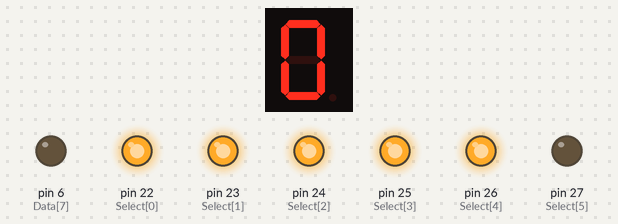
The sketch below on a simulated Arduino Mega 2560, built with avr-gcc and run on an emulated ATmega2560. Shown: 1-digit seven-segment display, output pins drawn as LEDs (lit = HIGH). Wiring (inferred from the names in the program): 1-digit 7-segment display, segments lit when HIGH: segments pin 13, pin 12, pin 11, pin 10, pin 9, pin 8, pin 7. The segment pins are drawn as the display they are named for; pins used as bus, display or sensor lines are not drawn.

Above: at 0.1 s.
At 1.1 s:
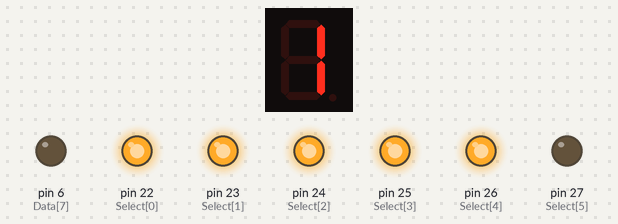
At 2.1 s:
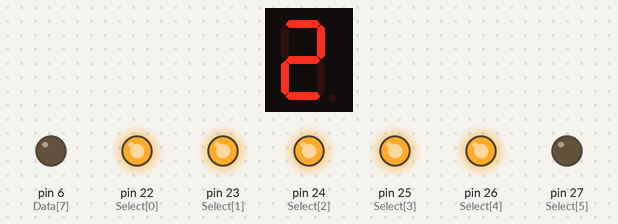
At 4.1 s:
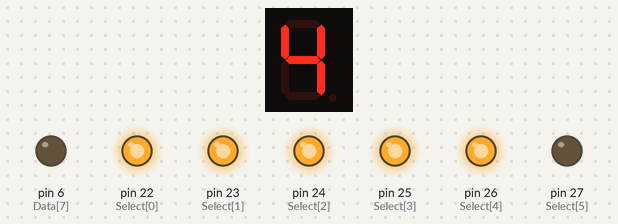
At 6.1 s:
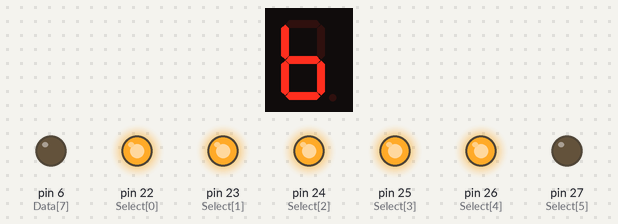
At 9.1 s:
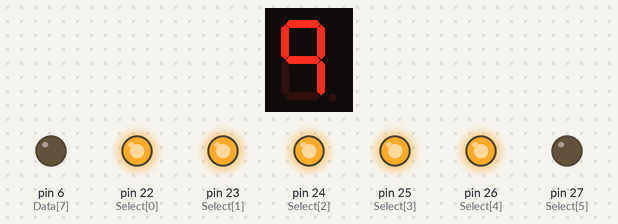
Timing chart, 0 to 10.6 s (numbered marks = the images above):
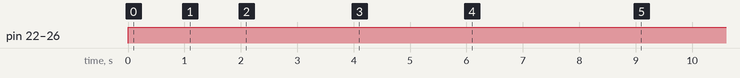

Measured:
- by itself, pin 22 (Select[0]), pin 23 (Select[1]), pin 24 (Select[2]), pin 25 (Select[3]), pin 26 (Select[4]): LOW → HIGH at 0.00 s
- by itself, everything shown: repeats every 10.0 s, in 10 steps
- what the display in image 1 shows lasts 1.0 s, from 1.0 s to 2.0 s

The sketch:

dont_know.ino
```cpp
int Data[8] = {13, 12, 11, 10, 9, 8, 7, 6}; //배열 순서가 바뀌면
int Select[6] = {22, 23, 24, 25, 26, 27};

void setup() {
  for (int i = 0; i < 8; i++) {
    pinMode(Data[i], OUTPUT);
  }
  for (int i = 0; i < 6; i++) {
    pinMode(Select[i], OUTPUT);
    digitalWrite(Select[i], LOW);
  }
}

void loop() {
  digitalWrite(Select[0], HIGH);
  digitalWrite(Select[1], HIGH);
  digitalWrite(Select[2], HIGH);
  digitalWrite(Select[3], HIGH);
  digitalWrite(Select[4], HIGH);
  digitalWrite(Select[5], LOW);

  for (int i = 0; i < 10; i++) {
    displayNumber(i);
    delay(1000);
  }
}
```

z.ino
```cpp
void displayNumber(int tmp) {
  switch (tmp) {
    case 0 :
      digitalWrite(Data[0], HIGH);
      digitalWrite(Data[1], HIGH);
      digitalWrite(Data[2], HIGH);
      digitalWrite(Data[3], HIGH);
      digitalWrite(Data[4], HIGH);
      digitalWrite(Data[5], HIGH);
      digitalWrite(Data[6], LOW);
      digitalWrite(Data[7], LOW);
      break;
    case 1 :
      digitalWrite(Data[0], LOW);
      digitalWrite(Data[1], HIGH);
      digitalWrite(Data[2], HIGH);
      digitalWrite(Data[3], LOW);
      digitalWrite(Data[4], LOW);
      digitalWrite(Data[5], LOW);
      digitalWrite(Data[6], LOW);
      digitalWrite(Data[7], LOW);
      break;
    case 2 :
      digitalWrite(Data[0], HIGH);
      digitalWrite(Data[1], HIGH);
      digitalWrite(Data[2], LOW);
      digitalWrite(Data[3], HIGH);
      digitalWrite(Data[4], HIGH);
      digitalWrite(Data[5], LOW);
      digitalWrite(Data[6], HIGH);
      digitalWrite(Data[7], LOW);
      break;
    case 3 :
      digitalWrite(Data[0], HIGH);
      digitalWrite(Data[1], HIGH);
      digitalWrite(Data[2], HIGH);
      digitalWrite(Data[3], HIGH);
      digitalWrite(Data[4], LOW);
      digitalWrite(Data[5], LOW);
      digitalWrite(Data[6], HIGH);
      digitalWrite(Data[7], LOW);
      break;

    case 4 :
      digitalWrite(Data[0], LOW);
      digitalWrite(Data[1], HIGH);
      digitalWrite(Data[2], HIGH);
      digitalWrite(Data[3], LOW);
      digitalWrite(Data[4], LOW);
      digitalWrite(Data[5], HIGH);
      digitalWrite(Data[6], HIGH);
      digitalWrite(Data[7], LOW);
      break;
    case 5 :
      digitalWrite(Data[0], HIGH);
      digitalWrite(Data[1], LOW);
      digitalWrite(Data[2], HIGH);
      digitalWrite(Data[3], HIGH);
      digitalWrite(Data[4], LOW);
      digitalWrite(Data[5], HIGH);
      digitalWrite(Data[6], HIGH);
      digitalWrite(Data[7], LOW);
      break;
    case 6 :
      digitalWrite(Data[0], LOW);
      digitalWrite(Data[1], LOW);
      digitalWrite(Data[2], HIGH);
      digitalWrite(Data[3], HIGH);
      digitalWrite(Data[4], HIGH);
      digitalWrite(Data[5], HIGH);
      digitalWrite(Data[6], HIGH);
      digitalWrite(Data[7], LOW);
      break;

    case 7 :
      digitalWrite(Data[0], HIGH);
      digitalWrite(Data[1], HIGH);
      digitalWrite(Data[2], HIGH);
      digitalWrite(Data[3], LOW);
      digitalWrite(Data[4], LOW);
      digitalWrite(Data[5], LOW);
      digitalWrite(Data[6], LOW);
      digitalWrite(Data[7], LOW);
      break;
    case 8 :
      digitalWrite(Data[0], HIGH);
      digitalWrite(Data[1], HIGH);
      digitalWrite(Data[2], HIGH);
      digitalWrite(Data[3], HIGH);
      digitalWrite(Data[4], HIGH);
      digitalWrite(Data[5], HIGH);
      digitalWrite(Data[6], HIGH);
      digitalWrite(Data[7], LOW);
      break;
    case 9:
      digitalWrite(Data[0], HIGH);
      digitalWrite(Data[1], HIGH);
      digitalWrite(Data[2], HIGH);
      digitalWrite(Data[3], LOW);
      digitalWrite(Data[4], LOW);
      digitalWrite(Data[5], HIGH);
      digitalWrite(Data[6], HIGH);
      digitalWrite(Data[7], LOW);
      break;
  }
}
```
